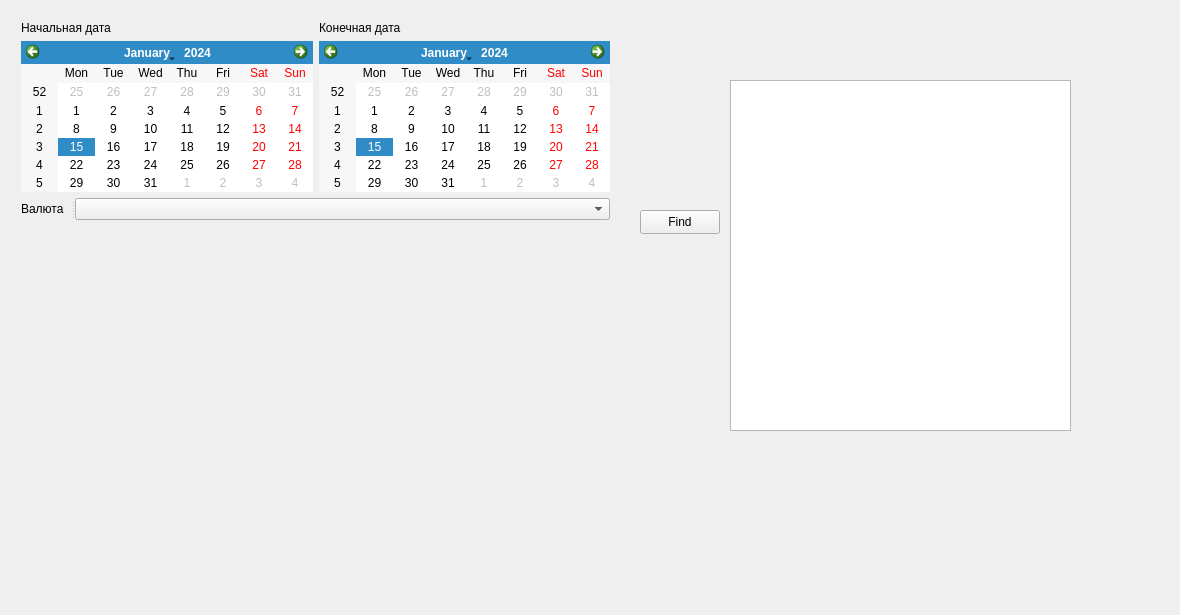
<?xml version="1.0" encoding="UTF-8"?>
<ui version="4.0">
 <class>NetworkManagerDemoWidget</class>
 <widget class="QWidget" name="NetworkManagerDemoWidget">
  <property name="windowModality">
   <enum>Qt::WindowModal</enum>
  </property>
  <property name="geometry">
   <rect>
    <x>0</x>
    <y>0</y>
    <width>1180</width>
    <height>615</height>
   </rect>
  </property>
  <property name="maximumSize">
   <size>
    <width>1000000</width>
    <height>16777215</height>
   </size>
  </property>
  <property name="windowTitle">
   <string>NetworkManagerDemoWidget</string>
  </property>
  <widget class="QTextEdit" name="textEdit">
   <property name="geometry">
    <rect>
     <x>730</x>
     <y>80</y>
     <width>341</width>
     <height>351</height>
    </rect>
   </property>
  </widget>
  <widget class="QPushButton" name="bnFind">
   <property name="geometry">
    <rect>
     <x>640</x>
     <y>210</y>
     <width>80</width>
     <height>24</height>
    </rect>
   </property>
   <property name="text">
    <string>Find</string>
   </property>
  </widget>
  <widget class="QLabel" name="errorString">
   <property name="geometry">
    <rect>
     <x>20</x>
     <y>580</y>
     <width>641</width>
     <height>24</height>
    </rect>
   </property>
   <property name="text">
    <string/>
   </property>
  </widget>
  <widget class="QWidget" name="layoutWidget">
   <property name="geometry">
    <rect>
     <x>10</x>
     <y>10</y>
     <width>611</width>
     <height>221</height>
    </rect>
   </property>
   <layout class="QVBoxLayout" name="verticalLayout_3">
    <item>
     <layout class="QHBoxLayout" name="horizontalLayout">
      <item>
       <layout class="QVBoxLayout" name="verticalLayout">
        <item>
         <widget class="QLabel" name="label">
          <property name="text">
           <string>Начальная дата</string>
          </property>
         </widget>
        </item>
        <item>
         <widget class="QCalendarWidget" name="calendarWidget">
          <property name="minimumSize">
           <size>
            <width>0</width>
            <height>0</height>
           </size>
          </property>
          <property name="maximumSize">
           <size>
            <width>2000</width>
            <height>16777215</height>
           </size>
          </property>
         </widget>
        </item>
       </layout>
      </item>
      <item>
       <layout class="QVBoxLayout" name="verticalLayout_2">
        <item>
         <widget class="QLabel" name="label_2">
          <property name="text">
           <string>Конечная дата</string>
          </property>
         </widget>
        </item>
        <item>
         <widget class="QCalendarWidget" name="calendarWidget_2">
          <property name="minimumDate">
           <date>
            <year>1992</year>
            <month>7</month>
            <day>1</day>
           </date>
          </property>
         </widget>
        </item>
       </layout>
      </item>
     </layout>
    </item>
    <item>
     <widget class="QSplitter" name="splitter">
      <property name="orientation">
       <enum>Qt::Horizontal</enum>
      </property>
      <widget class="QLabel" name="rrr">
       <property name="sizePolicy">
        <sizepolicy hsizetype="Minimum" vsizetype="Preferred">
         <horstretch>0</horstretch>
         <verstretch>0</verstretch>
        </sizepolicy>
       </property>
       <property name="minimumSize">
        <size>
         <width>0</width>
         <height>0</height>
        </size>
       </property>
       <property name="maximumSize">
        <size>
         <width>50</width>
         <height>16777215</height>
        </size>
       </property>
       <property name="text">
        <string>Валюта</string>
       </property>
      </widget>
      <widget class="QComboBox" name="comboBox">
       <property name="sizePolicy">
        <sizepolicy hsizetype="Maximum" vsizetype="Preferred">
         <horstretch>0</horstretch>
         <verstretch>0</verstretch>
        </sizepolicy>
       </property>
       <property name="minimumSize">
        <size>
         <width>200</width>
         <height>0</height>
        </size>
       </property>
       <property name="maximumSize">
        <size>
         <width>1000</width>
         <height>16777215</height>
        </size>
       </property>
      </widget>
     </widget>
    </item>
   </layout>
  </widget>
 </widget>
 <layoutdefault spacing="6" margin="11"/>
 <resources/>
 <connections/>
</ui>
